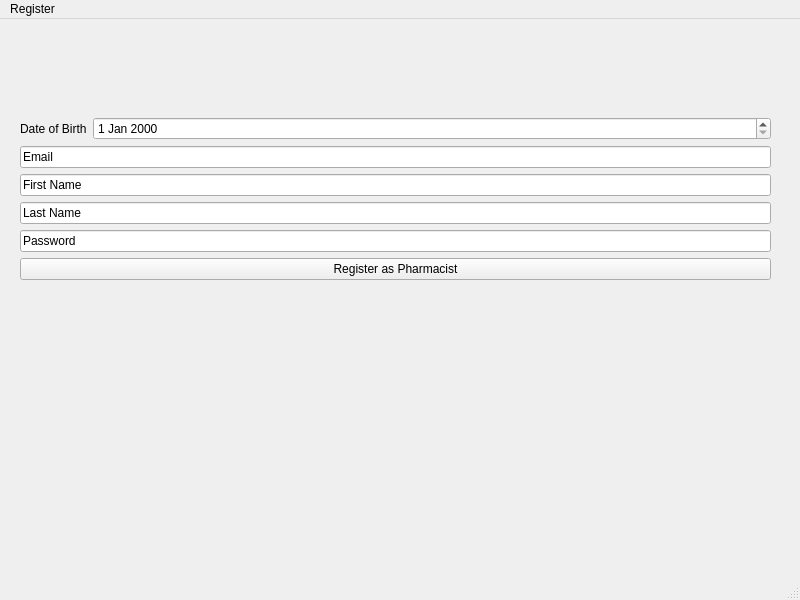
<?xml version="1.0" encoding="UTF-8"?>
<ui version="4.0">
 <class>MainWindow</class>
 <widget class="QMainWindow" name="MainWindow">
  <property name="geometry">
   <rect>
    <x>0</x>
    <y>0</y>
    <width>800</width>
    <height>600</height>
   </rect>
  </property>
  <property name="windowTitle">
   <string>MainWindow</string>
  </property>
  <widget class="QWidget" name="centralwidget">
   <widget class="QWidget" name="formLayoutWidget">
    <property name="geometry">
     <rect>
      <x>20</x>
      <y>10</y>
      <width>751</width>
      <height>251</height>
     </rect>
    </property>
    <layout class="QFormLayout" name="formLayout">
     <item row="2" column="0">
      <widget class="QLabel" name="birthdateLabel">
       <property name="text">
        <string>Date of Birth</string>
       </property>
      </widget>
     </item>
     <item row="2" column="1">
      <widget class="QDateEdit" name="birthDateEdit"/>
     </item>
     <item row="4" column="0" colspan="2">
      <widget class="QLineEdit" name="firstNameEdit">
       <property name="text">
        <string>First Name</string>
       </property>
      </widget>
     </item>
     <item row="3" column="0" colspan="2">
      <widget class="QLineEdit" name="emailEdit">
       <property name="text">
        <string>Email</string>
       </property>
      </widget>
     </item>
     <item row="5" column="0" colspan="2">
      <widget class="QLineEdit" name="lastNameEdit">
       <property name="text">
        <string>Last Name</string>
       </property>
      </widget>
     </item>
     <item row="6" column="0" colspan="2">
      <widget class="QLineEdit" name="passwordEdit">
       <property name="text">
        <string>Password</string>
       </property>
      </widget>
     </item>
     <item row="7" column="0" colspan="2">
      <widget class="QPushButton" name="pharmacisRegistertSubmit">
       <property name="text">
        <string>Register as Pharmacist</string>
       </property>
      </widget>
     </item>
     <item row="1" column="1">
      <spacer name="verticalSpacer">
       <property name="orientation">
        <enum>Qt::Orientation::Vertical</enum>
       </property>
       <property name="sizeHint" stdset="0">
        <size>
         <width>20</width>
         <height>40</height>
        </size>
       </property>
      </spacer>
     </item>
    </layout>
   </widget>
  </widget>
  <widget class="QMenuBar" name="menubar">
   <property name="geometry">
    <rect>
     <x>0</x>
     <y>0</y>
     <width>800</width>
     <height>25</height>
    </rect>
   </property>
   <widget class="QMenu" name="menuRegister">
    <property name="title">
     <string>Register</string>
    </property>
   </widget>
   <addaction name="menuRegister"/>
  </widget>
  <widget class="QStatusBar" name="statusbar"/>
 </widget>
 <resources/>
 <connections/>
</ui>
